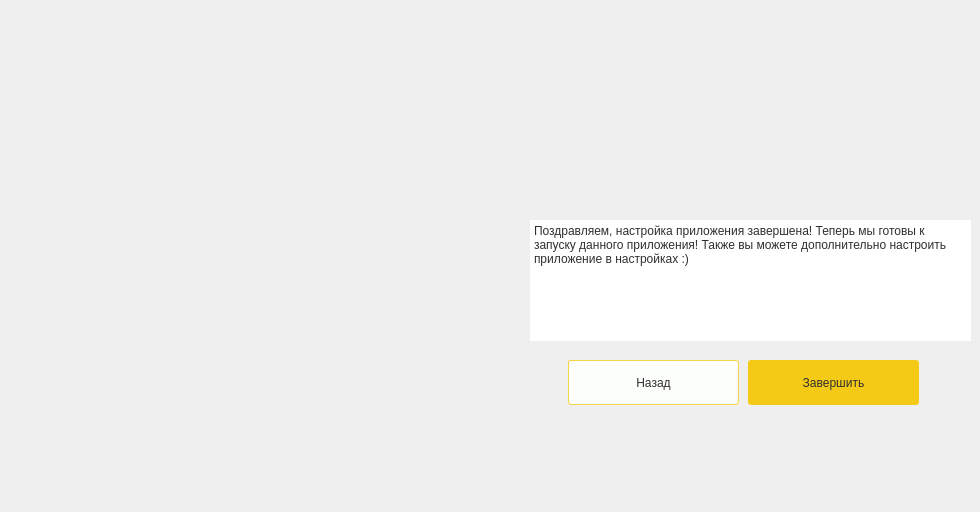
     <widget class="QWidget" name="page_3">
      <widget class="QLabel" name="rocket_lbl">
       <property name="geometry">
        <rect>
         <x>-50</x>
         <y>130</y>
         <width>498</width>
         <height>373</height>
        </rect>
       </property>
       <property name="text">
        <string/>
       </property>
       <property name="scaledContents">
        <bool>false</bool>
       </property>
      </widget>
      <widget class="QPushButton" name="btn_complete_load">
       <property name="geometry">
        <rect>
         <x>748</x>
         <y>360</y>
         <width>171</width>
         <height>45</height>
        </rect>
       </property>
       <property name="styleSheet">
        <string notr="true">QPushButton {
	border-radius: 3px;
	background-color: rgb(244, 202, 22);
	color: rgb(48, 47, 47);
}

QPushButton:hover {
	background-color: rgb(247, 211, 70);
}</string>
       </property>
       <property name="text">
        <string>Завершить</string>
       </property>
      </widget>
      <widget class="QPlainTextEdit" name="plainTextEdit_4">
       <property name="geometry">
        <rect>
         <x>530</x>
         <y>220</y>
         <width>441</width>
         <height>121</height>
        </rect>
       </property>
       <property name="font">
        <font>
         <pointsize>9</pointsize>
        </font>
       </property>
       <property name="styleSheet">
        <string notr="true">QPlainTextEdit {
	border: none;
	color: rgb(48, 47, 47);
}</string>
       </property>
       <property name="readOnly">
        <bool>true</bool>
       </property>
       <property name="plainText">
        <string>Поздравляем, настройка приложения завершена! Теперь мы готовы к запуску данного приложения! Также вы можете дополнительно настроить приложение в настройках :)</string>
       </property>
      </widget>
      <widget class="QPushButton" name="btn_back_end_load">
       <property name="geometry">
        <rect>
         <x>568</x>
         <y>360</y>
         <width>171</width>
         <height>45</height>
        </rect>
       </property>
       <property name="styleSheet">
        <string notr="true">QPushButton {
	border: 1px solid rgb(247, 211, 70);
	border-radius: 3px;
	background-color: rgb(252, 254, 252);
	color: rgb(48, 47, 47);
}

QPushButton:hover {
	background-color: rgb(247, 211, 70);
}</string>
       </property>
       <property name="text">
        <string>Назад</string>
       </property>
      </widget>
     </widget>
